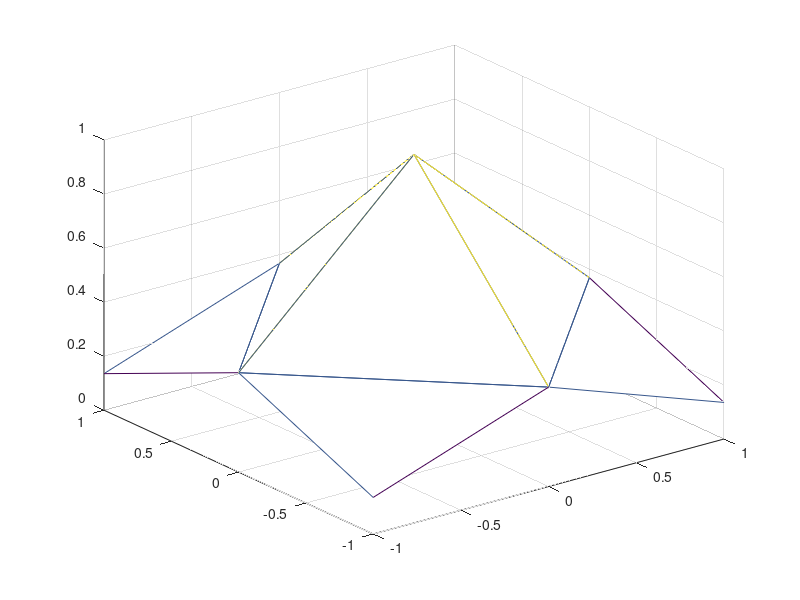

Write the MATLAB code that produced this figure.
%script exemplo (Cria matriz adjacêncas)
n=2;
rotate3d;
[x,y] = meshgrid(-1:2/n:1,-1:2/n:1);
z =  exp(-(x.^2 + y.^2+eps));
T = delaunay(x,y);
trimesh(T,x,y,z);

nt = 2*(n*n);           % qt de triângulos
nv = (n+1)*(n+1);       % qt de vértices
Ad=zeros(nv,nv);        % Matriz de adjacências
for k=1:nv              % adj do vertice k
  for i=1:nt            % percorrendo cada triângulo
     v(1)=T(i,1);
     v(2)=T(i,2);
     v(3)=T(i,3);     % 3 vertices do triângulo
     if ((v(1)==k)||(v(2)==k)||(v(3)==k))
       for j=1:3
         if (v(j)~=k)
           Ad(k,v(j))=1;   % Seta 1 na coluna j
         endif
       endfor
     endif  
  endfor
endfor  

% visualizando T e AD
T 
Ad 
